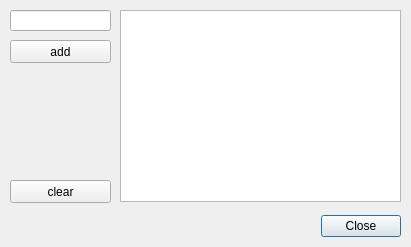
<ui version="4.0">
<class>myfirstgui</class>
<widget class="QDialog" name="myfirstgui">
<property name="geometry">
<rect>
<x>0</x>
<y>0</y>
<width>411</width>
<height>247</height>
</rect>
</property>
<property name="windowTitle">
<string>My First Gui!</string>
</property>
<widget class="QDialogButtonBox" name="buttonBox">
<property name="geometry">
<rect>
<x>20</x>
<y>210</y>
<width>381</width>
<height>32</height>
</rect>
</property>
<property name="orientation">
<enum>Qt::Horizontal</enum>
</property>
<property name="standardButtons">
<set>QDialogButtonBox::Close</set>
</property>
</widget>
<widget class="QLineEdit" name="myTextInput">
<property name="geometry">
<rect>
<x>10</x>
<y>10</y>
<width>101</width>
<height>21</height>
</rect>
</property>
</widget>
<widget class="QListWidget" name="listWidget">
<property name="geometry">
<rect>
<x>120</x>
<y>10</y>
<width>281</width>
<height>192</height>
</rect>
</property>
</widget>
<widget class="QPushButton" name="clearBtn">
<property name="geometry">
<rect>
<x>10</x>
<y>180</y>
<width>101</width>
<height>23</height>
</rect>
</property>
<property name="text">
<string>clear</string>
</property>
</widget>
<widget class="QPushButton" name="addBtn">
<property name="geometry">
<rect>
<x>10</x>
<y>40</y>
<width>101</width>
<height>23</height>
</rect>
</property>
<property name="text">
<string>add</string>
</property>
</widget>
</widget>
<resources/>
<connections>
<connection>
<sender>buttonBox</sender>
<signal>accepted()</signal>
<receiver>myfirstgui</receiver>
<slot>accept()</slot>
<hints>
<hint type="sourcelabel">
<x>258</x>
<y>274</y>
</hint>
<hint type="destinationlabel">
<x>157</x>
<y>274</y>
</hint>
</hints>
</connection>
<connection>
<sender>buttonBox</sender>
<signal>rejected()</signal>
<receiver>myfirstgui</receiver>
<slot>reject()</slot>
<hints>
<hint type="sourcelabel">
<x>316</x>
<y>260</y>
</hint>
<hint type="destinationlabel">
<x>286</x>
<y>274</y>
</hint>
</hints>
</connection>
<connection>
<sender>clearBtn</sender>
<signal>clicked()</signal>
<receiver>listWidget</receiver>
<slot>clear()</slot>
<hints>
<hint type="sourcelabel">
<x>177</x>
<y>253</y>
</hint>
<hint type="destinationlabel">
<x>177</x>
<y>174</y>
</hint>
</hints>
</connection>
</connections>
</ui>
